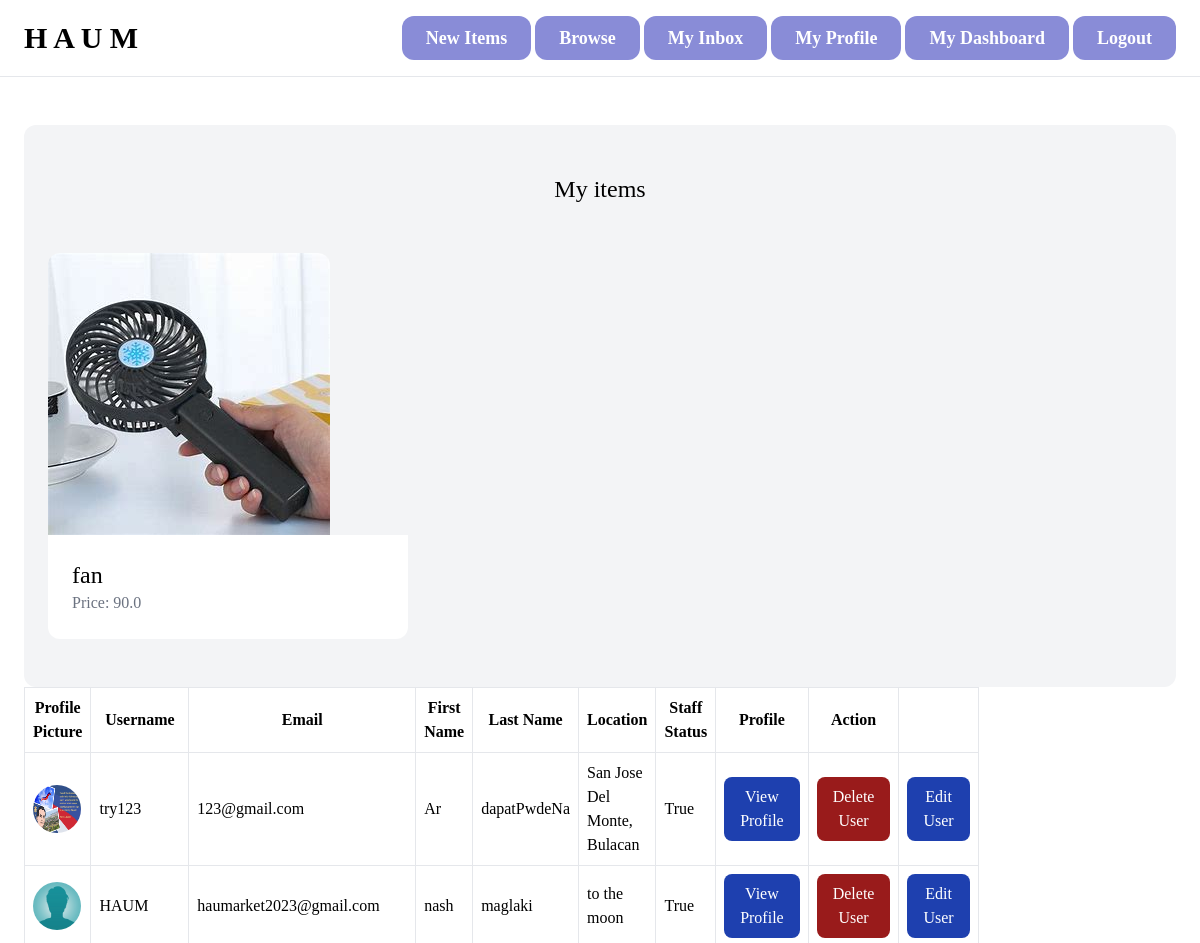
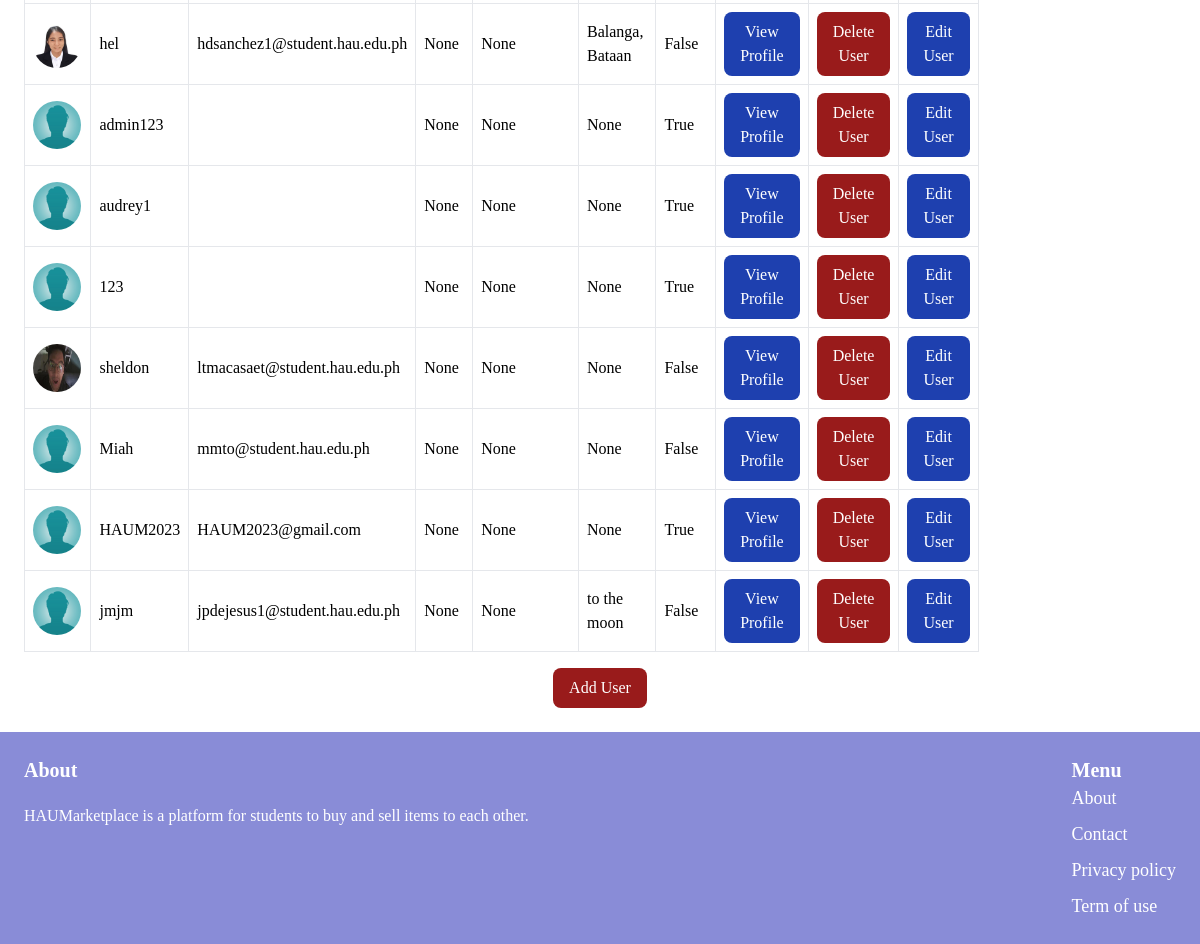
Page /dashboard/ (signed in) on the committed database (2 pictures, top to bottom).
### item/models.py (models this page shows, shortened)
class Item(models.Model):
    category = models.ForeignKey(Category, related_name='items', on_delete=models.CASCADE)
    name = models.CharField(max_length=255)
    description = models.TextField(blank=True, null=True)
    price = models.FloatField(blank=True, null=True)
    is_sold = models.BooleanField(default=False)
    created_at = models.DateTimeField(auto_now_add=True)
    created_by = models.ForeignKey(User, related_name='items', on_delete=models.CASCADE)
    image = models.ImageField(upload_to='item_images', blank=True, null=True)
    class Meta:
        ordering = ['name']

### profile/models.py (models this page shows, shortened)
class Profile(models.Model):
    color = ColorField(default='#720026')
    font_preference = models.CharField(max_length=50, default='Young Serif') # Changed default font to Young Serif
    user = models.OneToOneField(User, on_delete=models.CASCADE)
    image = models.ImageField(default='default.jpg', upload_to='profile_pics')
    bio = models.CharField(max_length=200, null=True, blank=True)
    first_name = models.CharField(max_length=30, blank=True, null=True)
    last_name = models.CharField(max_length=30, blank=True, null=True)
    location = models.ForeignKey(Location, on_delete=models.CASCADE, null=True, blank=True)
    address = models.CharField(max_length=300, null=True, blank=True)
    upvotes = models.PositiveIntegerField(default=0)
    downvotes = models.PositiveIntegerField(default=0)

class Location(models.Model):
    name = models.CharField(max_length=50)
    def __str__(self):
        return self.name

### dashboard/views.py (the view)
# urls.py: path('', views.index_d, name='index_d'),
@login_required
def index_d(request):
    items = Item.objects.filter(created_by=request.user)
    users = User.objects.all()
    user_id = request.user.id
    return render(request, 'dashboard/index_d.html', {
        'item': items,
        'user_id': user_id,
        'users': users
    })

### templates/dashboard/index_d.html (shortened to what this page needs)
{% extends 'core/base.html' %}
{% block content %}
    <div class="mt-6 px-6 py-12 bg-gray-100 rounded-xl">
        <h2 class="mb-12 text-2xl text-center">My items</h2>
        <div class="grid grid-cols-3 gap-3">
            {% for item in item %}
                <div>
                    <a href="{% url 'item:detail' item.id %}">
                        <div>
                            <img src="{{ item.image.url }}" class="rounded-t-xl">
                        </div>
                        <div class="p-6 bg-white rounded-b-xl">
                            <h2 class="text-2xl">{{ item.name }}</h2>
                            <p class="text-gray-500">Price: {{ item.price }}</p>
                        </div>
                    </a>
                </div>
            {% endfor %}
        </div>
    </div>
  {% if request.user.is_superuser %}
    <table class="border border-collapse w-full md:w-3/4 xl:w-1/2">
        <thead>
            <tr>
                <th class="border p-2">Profile Picture</th>
                <th class="border p-2">Username</th>
                <th class="border p-2">Email</th>
                <th class="border p-2">First Name</th>
                <th class="border p-2">Last Name</th>
                <th class ="border p-2">Location</th>
                <th class="border p-2">Staff Status</th>
                <th class="border p-2">Profile</th>
                <th class="border p-2">Action</th>
            </tr>
        </thead>
        <tbody>
            {% for user in users %}
                <tr>
                    <td class="border p-2">
                        <img src="{{ user.profile.image.url}}" alt="Profile Picture" class="w-12 h-12 rounded-full">
                    </td>
                    <td class="border p-2">{{ user.username }}</td>
                    <td class="border p-2">{{ user.email }}</td>
                    <td class="border p-2">{{ user.profile.first_name }}</td>
                    <td class="border p-2">{{ user.profile.last_name }}</td>
                    <td class="border p-2">{{ user.profile.location }}</td>
                    <td class="border p-2">{{ user.is_staff }}</td>
                    <td class="border p-2">
                        <a href="{% url 'profile' username=user.username %}">
                            <button class="bg-blue-800 hover:bg-blue-950 text-white py-2 px-4 rounded-lg">
                                View Profile
                            </button>
                        </a>
                    </td>
                    <td class="border p-2">
                        <a href="{% url 'dashboard:delete_user' user.id %}">
                            <button class="bg-red-800 hover:bg-red-950 text-white py-2 px-4 rounded-lg">
                                Delete User
                            </button>
                        </a>
                    </td>
                    <td class="border p-2">
                        <a href="{% url 'dashboard:edit_user' user.id %}">
                            <button class="bg-blue-800 hover:bg-blue-950 text-white py-2 px-4 rounded-lg">
                                Edit User
                            </button>
                        </a>
                    </td>
                </tr>
            {% endfor %}
        </tbody>
    </table>
    <div class="flex justify-center mt-4">
        <a href="{% url 'dashboard:add_user' %}">
            <button class="bg-red-800 hover:bg-red-950 text-white py-2 px-4 rounded-lg">Add User</button>
        </a>
    </div>
{% endif %}
{% endblock %}

### rows in the picture
Item: image (picture), name "fan", price "90.0"

### other values in the picture
{{ user.username }} "try123"
{{ user.email }} "123@gmail.com"
{{ user.profile.first_name }} "Ar"
{{ user.profile.last_name }} "dapatPwdeNa"
{{ user.profile.location }} "San Jose Del Monte, Bulacan"
{{ user.is_staff }} "True"
{{ user.username }} "HAUM"
{{ user.email }} "haumarket2023@gmail.com"
{{ user.profile.first_name }} "nash"
{{ user.profile.last_name }} "maglaki"
{{ user.profile.location }} "to the moon"
{{ user.username }} "hel"
{{ user.email }} "hdsanchez1@student.hau.edu.ph"
{{ user.profile.first_name }} "None"
{{ user.profile.last_name }} "None"
